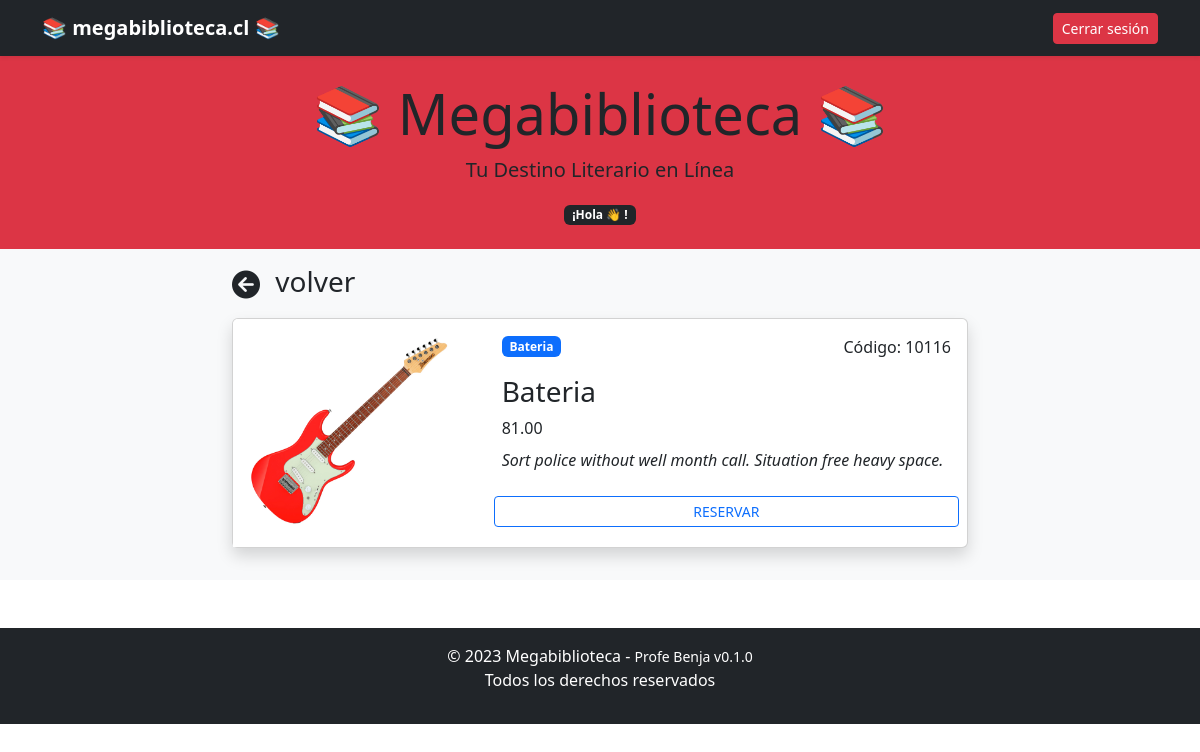
The page /home/producto/10116 on the database its author committed.
### biblioteca/models.py (models this page shows, shortened)
class Producto(models.Model):
    nombre = models.CharField(max_length=100)
    descripcion = models.TextField()
    precio = models.DecimalField(max_digits=10, decimal_places=2)
    imagen = models.ImageField(upload_to='productos/', null=True, blank=True)

### biblioteca/views.py (the view)
# urls.py: path('home/producto/<id>', views.home_producto, name='home_producto'),
def home_producto(request, id):
    perfil = request.session.get('perfil')
    producto = Producto.objects.get(id=id)
    context = {
        'perfil' : perfil,
        'producto' : producto,
    }
    return render(request, 'producto.html', context)

### biblioteca/templates/producto.html (shortened to what this page needs)
{% extends 'layouts/normal/base.html' %}
{% load static %}
{% block contenido %}
  <div class="navbar navbar-dark bg-dark shadow-sm">
    <div class="container">
      <a href="#" class="navbar-brand d-flex align-items-center"><strong>📚 megabiblioteca.cl 📚</strong></a>
      <div>
        <a type="button" class="btn btn-sm btn-danger" href="{% url 'logout' %}">Cerrar sesión</a>
      </div>
    </div>
  </div>
  <main>
    <header class="bg-danger text-dark text-center py-4">
      <h1 class="display-4">📚 <strong>Megabiblioteca</strong> 📚</h1>
      <p class="lead">Tu Destino Literario en Línea</p>
      <span class="badge bg-dark">¡Hola {{ request.user.first_name }} 👋 !</span>
    </header>
    <div class="album py-3 bg-body-tertiary">
      <div class="container">
        <div class="row justify-content-center">
          <div class="col-8 mb-3">
            {% include 'partials/_back.html' with url='/home' name='volver' %}
            <div class="card shadow">
              <div class="row">
                <div class="col-md-4">
                  <img src="{% static producto.imagen %}" class="bd-placeholder-img card-img-top" width="100%" />
                </div>
                <div class="col">
                  <div class="card-body">
                    <div class="d-flex justify-content-between align-items-center">
                      <p class="badge bg-primary mb-3">{{ producto.nombre }}</p>
                      <p class="text-end">Código: {{ producto.id }}</p>
                    </div>
                    <h3 class="card-title">{{ producto.nombre }}</h3>
                    <p class="card-title">{{ producto.precio }}</p>
                    <p class="card-text">
                      <em>{{ producto.descripcion }}</em>
                    </p>
                  </div>
                  <div class="d-grid p-2">
                    <a href="" class="btn btn-sm btn-outline-primary">RESERVAR</a>
                  </div>
                </div>
              </div>
            </div>
          </div>
        </div>
      </div>
    </div>
  </main>
{% endblock %}

### biblioteca/templates/producto.html (style rules this page uses)
.bd-placeholder-img { font-size: 1.125rem; text-anchor: middle; -webkit-user-select: none; -moz-user-select: none; user-select: none; }

### rows shown on the page
Producto: imagen (picture), nombre "Bateria", id "10116", precio "81.00", descripcion "Sort police without well month call. Situation free heavy space."

### other values the page prints
{{ name }} "volver"
